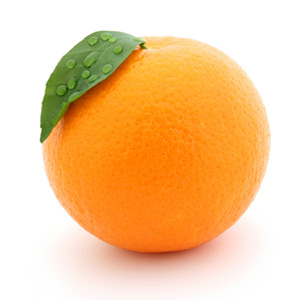
#> input picture orange.jpg, 300 x 300 px
$ python MTI1.py   (Python 2 division)
#> lines starting #> are read from the running program, lines starting #| are printed output that depends on the picture; after the words box and inside, x2 and y2 are one past the last pixel; in counts of white or black regions, pixels touching at a corner belong together
# The Transport inpainting method is defined here which is tweaked from the original version
# The Poisson problem is solved through SOR and Anisotropic diffusion
# The Transport equation is a combination of the diffusion and convection

# Importing the required libraries which will be used
import cv2
import numpy as np
from matplotlib import pyplot as plt

# Read image through opencv,the image should be in the working directory or a full path of image should be given.
img = cv2.imread('orange.jpg')
#> img is the input picture: shape (300, 300, 3); mean B, G, R 153.8, 202.5, 244.5

# Convert the loaded image into a numpy array
# Working on numpy arrays is simpler and comes with a lot of inbuilt scientific computations
a = np.array(img)

# Because we want only a binary image and the numpy shape is(height, width[, depth])
height, width = a.shape[1::-1]
#> height = 300; width = 300

print height, width
#| 300 300
print a.size
#| 270000

# As we want to create a mask and impose it on the image
mask = np.zeros(img.shape[:-1])

# Create couple of masks boundaries to fill in with values
mask[90:120, 120:130] = 1
mask[200:210, 130:150] = 1

# Fill the mask with black pixel values
b = img.copy()
for l in range(b.shape[-1]):
    b[np.where(mask)] = 0
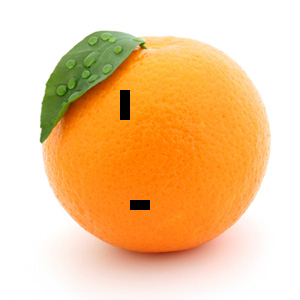
#> b: shape (300, 300, 3); 0.56% of pixels changed, all inside (x1, y1, x2, y2) = (120, 90, 150, 210)
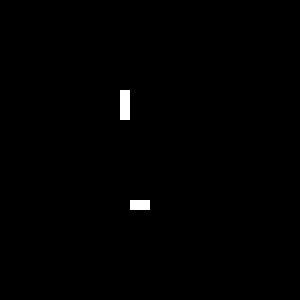
#> mask: shape (300, 300) float64; values 0 (black) and 1 (white), 0.56% white; 2 white regions, box (x1, y1, x2, y2) and area: (120, 90, 130, 120) 300, (130, 200, 150, 210) 200

# Display the image with holes/masks in it
cv2.imshow('g', b)

# Find the image pixels which went on missing
unfilled_pixels = np.where(b == 0)
# Create the numpy array for the image with holes in it
r = np.array(unfilled_pixels, np.int32)
# Display them
print r
#> (printed output is left out)

# Set the parameters for the Iteration of the algorithm

# As the image shape, we define the Boundary for the initial part
hm = height
#> hm = 300
wm = width
#> wm = 300
tx = 1
ty = 1
# Multiple values tried for the below variable
alpha = 0.022
i = 0
j = 0
# Velocity divergent or Diffusion coefficient
nu = 2
# Set the decreasing function
beta = 3
# Number of iterations needed for Anisotropic Diffusion
tm = 3
g = np.empty(b.shape)

# SOR implementation (Iteration inside the pixels)
for i in range(1, hm-1, 1):
    for j in range(1, wm-1, 1):
        b[i][j] = b[i][j] + alpha * 0.25 * (b[i + 1][j] + b[i - 1][j] + b[i][j + 1] + b[i][j - 1] - 4.0 * a[i][j])
        # Calculate the Anisotropic Diffusion on the region
        # Here the diffusion function g is monotonically decreasing and
        # depends on the size of the gradient of the image
        for n in range(1, tm - 1, 1):
            g[i][j] = 1 / (1 + beta * ((((b[i + 1][j] - b[i - 1][j]) / tx)*2) + (((b[i][j + 1] - b[i][j - 1]) / ty)*2)))
            b[i][j] = b[i][j] + alpha * ((nu * ((0.5 * (((g[i+1][j] + g[i][j])*(b[i+1][j] - b[i][j]) -
                                                        ((g[i][j] + g[i-1][j])*(b[i][j] - b[i-1][j])))/tx))) +
                                         (nu * ((0.5 * ((g[i][j+1] + g[i][j])*(b[i][j+1] - b[i][j]) -
                                                        ((g[i][j-1] + g[i][j])*(b[i][j] - b[i][j-1])))/ty)))))
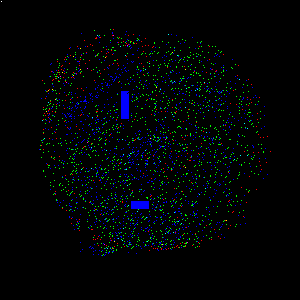
#> g: shape (300, 300, 3) float64; mean B, G, R 0.0201, 0.0153, 0.0039

# Display the resultant image
cv2.imshow('n', b)

# Creates a plotting area for the figure
plt.imshow(b, cmap='viridis')
plt.show()

$ run again, with 2.png saved as orange.jpg
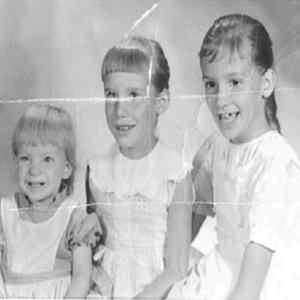
#> input picture 2.png, 300 x 300 px
#> img is the input picture: shape (300, 300, 3); min 32, max 255, mean 189.1
#| 300 300
#| 270000
#> after the loop `for l in range(b.shape[-1]):`:
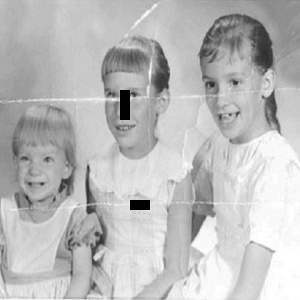
#> b: shape (300, 300, 3); 0.56% of pixels changed, all inside (x1, y1, x2, y2) = (120, 90, 150, 210)
#> (printed output is left out)
#> after the loop `for i in range(1, hm-1, 1):`:
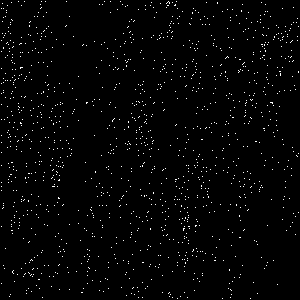
#> g: shape (300, 300, 3) float64; values 0 (black) and 1 (white), 1.7% white in thin lines or dots
